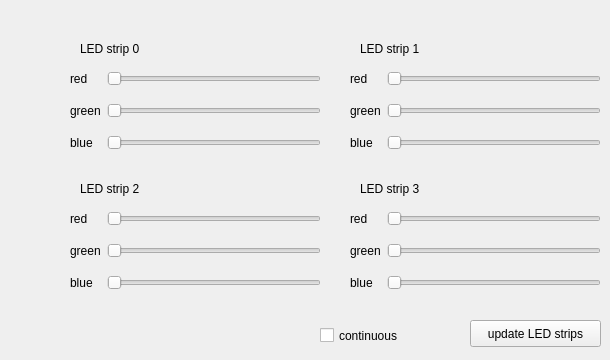
       <widget class="QWidget" name="ledPage">
        <attribute name="title">
         <string>led</string>
        </attribute>
        <widget class="QWidget" name="gridLayoutWidget">
         <property name="geometry">
          <rect>
           <x>70</x>
           <y>60</y>
           <width>251</width>
           <height>101</height>
          </rect>
         </property>
         <layout class="QGridLayout" name="gridLayout_led_strip0">
          <item row="2" column="0">
           <widget class="QLabel" name="label_0_b">
            <property name="text">
             <string>blue</string>
            </property>
           </widget>
          </item>
          <item row="0" column="0">
           <widget class="QLabel" name="label_0_r">
            <property name="text">
             <string>red</string>
            </property>
           </widget>
          </item>
          <item row="1" column="0">
           <widget class="QLabel" name="label_0_g">
            <property name="text">
             <string>green</string>
            </property>
           </widget>
          </item>
          <item row="0" column="1">
           <widget class="QSlider" name="horizontalSlider_led_0_r">
            <property name="maximum">
             <number>255</number>
            </property>
            <property name="orientation">
             <enum>Qt::Horizontal</enum>
            </property>
           </widget>
          </item>
          <item row="1" column="1">
           <widget class="QSlider" name="horizontalSlider_led_0_g">
            <property name="maximum">
             <number>255</number>
            </property>
            <property name="orientation">
             <enum>Qt::Horizontal</enum>
            </property>
           </widget>
          </item>
          <item row="2" column="1">
           <widget class="QSlider" name="horizontalSlider_led_0_b">
            <property name="maximum">
             <number>255</number>
            </property>
            <property name="orientation">
             <enum>Qt::Horizontal</enum>
            </property>
           </widget>
          </item>
         </layout>
        </widget>
        <widget class="QLabel" name="led_label_strip_0">
         <property name="geometry">
          <rect>
           <x>80</x>
           <y>40</y>
           <width>91</width>
           <height>17</height>
          </rect>
         </property>
         <property name="text">
          <string>LED strip 0</string>
         </property>
        </widget>
        <widget class="QWidget" name="gridLayoutWidget_2">
         <property name="geometry">
          <rect>
           <x>350</x>
           <y>60</y>
           <width>251</width>
           <height>101</height>
          </rect>
         </property>
         <layout class="QGridLayout" name="gridLayout_led_strip1">
          <item row="0" column="0">
           <widget class="QLabel" name="label_1_r">
            <property name="text">
             <string>red</string>
            </property>
           </widget>
          </item>
          <item row="1" column="0">
           <widget class="QLabel" name="label_1_g">
            <property name="text">
             <string>green</string>
            </property>
           </widget>
          </item>
          <item row="0" column="1">
           <widget class="QSlider" name="horizontalSlider_led_1_r">
            <property name="maximum">
             <number>255</number>
            </property>
            <property name="orientation">
             <enum>Qt::Horizontal</enum>
            </property>
           </widget>
          </item>
          <item row="1" column="1">
           <widget class="QSlider" name="horizontalSlider_led_1_g">
            <property name="maximum">
             <number>255</number>
            </property>
            <property name="orientation">
             <enum>Qt::Horizontal</enum>
            </property>
           </widget>
          </item>
          <item row="2" column="1">
           <widget class="QSlider" name="horizontalSlider_led_1_b">
            <property name="maximum">
             <number>255</number>
            </property>
            <property name="orientation">
             <enum>Qt::Horizontal</enum>
            </property>
           </widget>
          </item>
          <item row="2" column="0">
           <widget class="QLabel" name="label_1_b">
            <property name="text">
             <string>blue</string>
            </property>
           </widget>
          </item>
         </layout>
        </widget>
        <widget class="QLabel" name="led_label_strip_1">
         <property name="geometry">
          <rect>
           <x>360</x>
           <y>40</y>
           <width>91</width>
           <height>17</height>
          </rect>
         </property>
         <property name="text">
          <string>LED strip 1</string>
         </property>
        </widget>
        <widget class="QWidget" name="gridLayoutWidget_3">
         <property name="geometry">
          <rect>
           <x>70</x>
           <y>200</y>
           <width>251</width>
           <height>101</height>
          </rect>
         </property>
         <layout class="QGridLayout" name="gridLayout_led_strip2">
          <item row="2" column="0">
           <widget class="QLabel" name="label_2_b">
            <property name="text">
             <string>blue</string>
            </property>
           </widget>
          </item>
          <item row="0" column="0">
           <widget class="QLabel" name="label_2_r">
            <property name="text">
             <string>red</string>
            </property>
           </widget>
          </item>
          <item row="1" column="0">
           <widget class="QLabel" name="label_2_g">
            <property name="text">
             <string>green</string>
            </property>
           </widget>
          </item>
          <item row="0" column="1">
           <widget class="QSlider" name="horizontalSlider_led_2_r">
            <property name="maximum">
             <number>255</number>
            </property>
            <property name="orientation">
             <enum>Qt::Horizontal</enum>
            </property>
           </widget>
          </item>
          <item row="1" column="1">
           <widget class="QSlider" name="horizontalSlider_led_2_g">
            <property name="maximum">
             <number>255</number>
            </property>
            <property name="orientation">
             <enum>Qt::Horizontal</enum>
            </property>
           </widget>
          </item>
          <item row="2" column="1">
           <widget class="QSlider" name="horizontalSlider_led_2_b">
            <property name="maximum">
             <number>255</number>
            </property>
            <property name="orientation">
             <enum>Qt::Horizontal</enum>
            </property>
           </widget>
          </item>
         </layout>
        </widget>
        <widget class="QLabel" name="led_label_strip_2">
         <property name="geometry">
          <rect>
           <x>80</x>
           <y>180</y>
           <width>91</width>
           <height>17</height>
          </rect>
         </property>
         <property name="text">
          <string>LED strip 2</string>
         </property>
        </widget>
        <widget class="QLabel" name="led_label_strip_3">
         <property name="geometry">
          <rect>
           <x>360</x>
           <y>180</y>
           <width>91</width>
           <height>17</height>
          </rect>
         </property>
         <property name="text">
          <string>LED strip 3</string>
         </property>
        </widget>
        <widget class="QWidget" name="gridLayoutWidget_4">
         <property name="geometry">
          <rect>
           <x>350</x>
           <y>200</y>
           <width>251</width>
           <height>101</height>
          </rect>
         </property>
         <layout class="QGridLayout" name="gridLayout_led_strip3">
          <item row="2" column="0">
           <widget class="QLabel" name="label__3_b">
            <property name="text">
             <string>blue</string>
            </property>
           </widget>
          </item>
          <item row="0" column="0">
           <widget class="QLabel" name="label_3_r">
            <property name="text">
             <string>red</string>
            </property>
           </widget>
          </item>
          <item row="1" column="0">
           <widget class="QLabel" name="label_3_g">
            <property name="text">
             <string>green</string>
            </property>
           </widget>
          </item>
          <item row="0" column="1">
           <widget class="QSlider" name="horizontalSlider_led_3_r">
            <property name="maximum">
             <number>255</number>
            </property>
            <property name="orientation">
             <enum>Qt::Horizontal</enum>
            </property>
           </widget>
          </item>
          <item row="1" column="1">
           <widget class="QSlider" name="horizontalSlider_led_3_g">
            <property name="maximum">
             <number>255</number>
            </property>
            <property name="orientation">
             <enum>Qt::Horizontal</enum>
            </property>
           </widget>
          </item>
          <item row="2" column="1">
           <widget class="QSlider" name="horizontalSlider_led_3_b">
            <property name="maximum">
             <number>255</number>
            </property>
            <property name="orientation">
             <enum>Qt::Horizontal</enum>
            </property>
           </widget>
          </item>
         </layout>
        </widget>
        <widget class="QPushButton" name="pushButton_led_strip_update">
         <property name="geometry">
          <rect>
           <x>470</x>
           <y>320</y>
           <width>131</width>
           <height>27</height>
          </rect>
         </property>
         <property name="text">
          <string>update LED strips</string>
         </property>
        </widget>
        <widget class="QCheckBox" name="checkBox_led_strip_update_continuous">
         <property name="geometry">
          <rect>
           <x>320</x>
           <y>320</y>
           <width>131</width>
           <height>31</height>
          </rect>
         </property>
         <property name="text">
          <string>continuous</string>
         </property>
        </widget>
       </widget>
